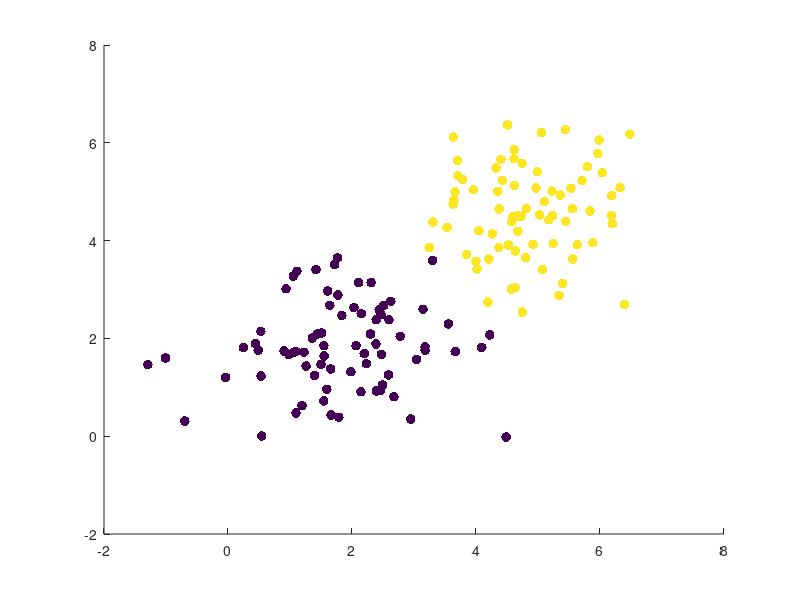

This figure's MATLAB source:
%Let's make some fake data with two groups
n=75; %sample size
x=[randn(n,1)+2;randn(n,1)+4.75];
y=[randn(n,1)+2;randn(n,1)+4.75];


%the true group identity
groups=[ones(n,1);ones(n,1)+1];

%plot the data
scatter(x,y,50,groups,'filled')
data=[x,y];
IDX=kmeans(data,2); %Run k-means, asking for two groups
%{
%Let's make some fake data with two groups
n=150; %sample size
x=[randn(n,1)+3;randn(n,1)+3];
y=[randn(n,1)+3;randn(n,1)+3];

%plot the data
subplot(1,2,1)
plot(x,y,'ok','MarkerFaceColor','k')

%now divide into two using k-means and plot the results
data2=[x,y];
IDX=kmeans(data2,2);

%plot the k-means results
subplot(1,2,2)
scatter(x,y,50,IDX,'filled')
%Run k-means for a range of k
for k=2:6
    IDX=kmeans(data,k);  %The data with two groups
    [S,H] = silhouette(data, IDX);
    silA(k)=mean(S); %The mean silhoette value for two groups

    IDX=kmeans(data2,k); %The data with one group
    [S,H] = silhouette(data2, IDX);
    silB(k)=mean(S); %The mean silhoette value for one group
end

%Plot the results
clf %clear the figure window
hold on
plot(1:6, silA,'ok-','MarkerFaceColor','k') %2 groups
plot(1:6, silB,'or-','MarkerFaceColor','r') %1 group
set(gca,'XTick',1:6)
xlabel('k')
ylabel('mean silhouette value')
hold off
%}